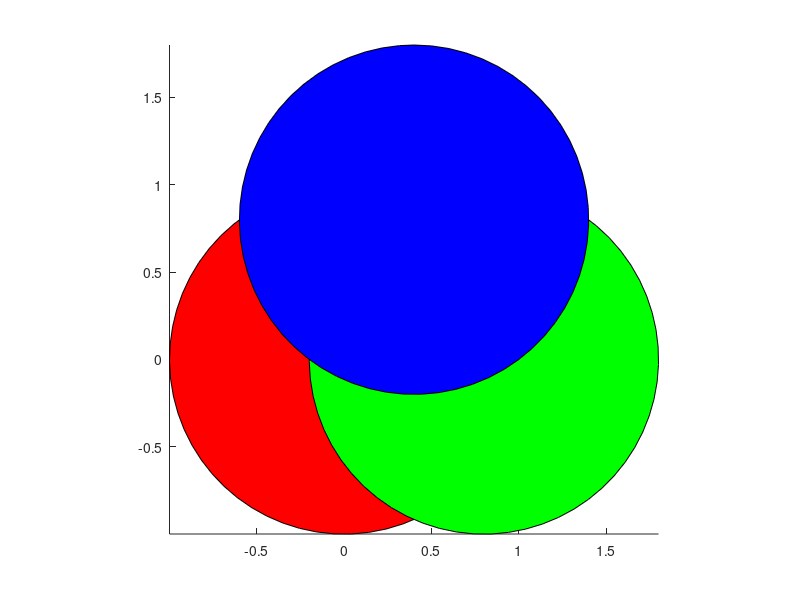

Here is the MATLAB script that generated this plot: (Note: this script raises an error after producing the figure.)
t = 0:0.1:2*pi;
x = sin(t);
y = cos(t);

figure
patch(x,y,'r')            % make a red circular patch
patch(x+0.8,y,'g')        % make a green circular path
patch(x+0.4,y+0.8,'b')    % make a blue circular path
axis square tight         % set axis to square

alpha(0.3)                % set all patches transparency to 0.3
[X,Y,Z] = peaks(20);
s2 = surf(X,Y,Z);

s2.AlphaData = gradient(Z);    % set vertex transparencies
s2.FaceAlpha = 'flat';
earth = imread('landOcean.jpg');
image(earth)    % display Earth image
axis image
clouds = imread('cloudCombined.jpg');
image(earth)
axis image
hold on

im = image(clouds);
im.AlphaData = max(clouds,[],3);    % set transparency to maximum cloud value
hold off
cla
p1 = patch(x,y,'r');             % make a red circular patch
axis square tight                % set axis to square

p1.FaceVertexAlphaData = 0.2;    % Set constant transparency 
p1.FaceAlpha = 'flat' ;          % Interpolate to find face transparency
p1.FaceVertexAlphaData = x';   % Set vertex transparency to x values
p1.FaceAlpha = 'interp' ;      % Interpolate to find face transparency
[px,py,pz] = sphere(50);                % generate coordinates for a 50 x 50 sphere

cla
sEarth = surface(py, px ,flip(pz));   
sEarth.FaceColor = 'texturemap';        % set color to texture mapping
sEarth.EdgeColor = 'none';              % remove surface edge color
sEarth.CData = earth;                   % set color data 

hold on
sCloud = surface(px*1.02,py*1.02,flip(pz)*1.02); 

sCloud.FaceColor = 'texturemap';        % set color to texture mapping
sCloud.EdgeColor = 'none';              % remove surface edge color
sCloud.CData = clouds;                  % set color data 
 
sCloud.FaceAlpha = 'texturemap';        % set transparency to texture mapping
sCloud.AlphaData = max(clouds,[],3);    % set transparency data 
hold off

view([80 2])                            % specify viewpoint 
daspect([1 1 1])                        % set aspect ratio
axis off tight                          % remove axis and set limits to data range